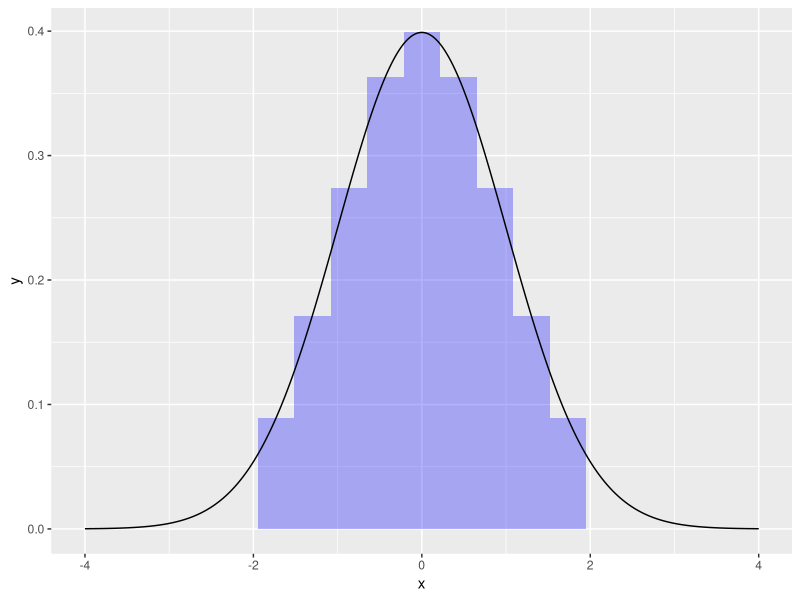

Generate this figure with R:

# Setup -------------------------------------------------------------------

# Limpeza de variaveis antigas
rm(list = ls())


# Bibliotecas -------------------------------------------------------------
library(dplyr)
library(ggplot2)
library(here)


# Vamos escrever a função a ser integrada
# No caso a pdf da curva normal padrao
Normal.pdf <- function (x){
  f <- (1/(2*pi)^0.5)*exp(-(x^2)/2)
  return(f)
}

# Determinamos o espaço de integracao
a <- -1.95
b <- 1.95

if(a == b) { stop("ERRO: pontos 'a' e 'b' são iguais!")}

N=10

# Vamos dividir nosso intervalo
intervalo <- seq(from=min(a,b), to=max(a,b), length.out = N)

# Por questoes didaticas vamos organizar os dados em um data.frame
data <- data.frame(inf = intervalo[-length(intervalo)],
                   sup = intervalo[-1],
                   med = as.numeric(NA),
                   f = as.numeric(NA)
)

# Calculamos o ponto medio
data$med = (data$inf + data$sup)/2

# Calculamos o valor da funcao no ponto medio
data$f = Normal.pdf(data$med)

# Calculamos a soma de Reimann
Integral = sum(data$f * (data$sup - data$inf))

curvaNormal <- data.frame(x=seq(from=-4, to=4, by=0.001), y=dnorm(seq(from=-4, to=4, by=0.001)))


ggplot(data) +
  geom_rect(aes(xmin=inf, xmax=sup, ymin=0, ymax=f), fill="blue", alpha =0.3, data=data) + 
  geom_line(aes(x=x, y=y), data= curvaNormal)



cat(sprintf("Integral numerica calculada: %8.6f
Integral numerica do R:      %8.6f", Integral, pnorm(max(a,b)) - pnorm(min(a,b))))

